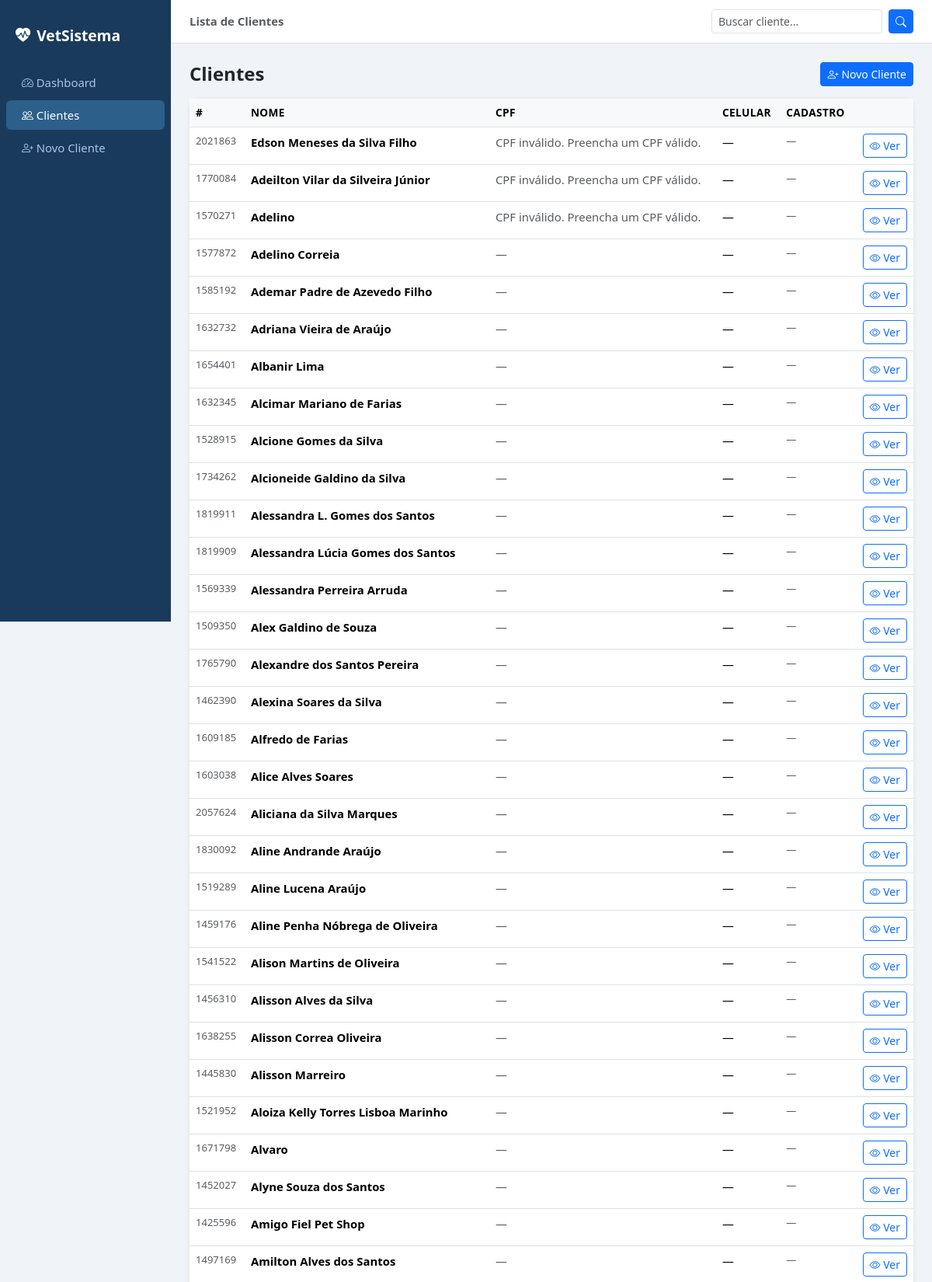
Screenshot of /clientes (upper part) with the database file from the repository.
### tables this page shows
CREATE TABLE "clientes" (id INTEGER PRIMARY KEY AUTOINCREMENT, "id_cliente" TEXT, "nome" TEXT);

CREATE TABLE "clientes_cadastro" (id INTEGER PRIMARY KEY AUTOINCREMENT, "id_cliente" TEXT, "nome" TEXT, "cpf" TEXT, "celular" TEXT, "telefone" TEXT, "email" TEXT, "endereço" TEXT, "cidade" TEXT, "cep" TEXT, "nascimento" TEXT, "observação" TEXT);

### app.py (the view)
@app.route("/clientes")
def clientes():
    q       = request.args.get("q", "").strip()
    pagina  = int(request.args.get("p", 1))
    por_pag = 50
    offset  = (pagina - 1) * por_pag
    lista   = db.buscar_clientes(q=q, limite=por_pag, offset=offset)
    total   = db.total_clientes()
    paginas = (total + por_pag - 1) // por_pag
    return render_template("clientes.html",
                           clientes=lista, q=q,
                           pagina=pagina, paginas=paginas)

### app.py (called while the page is built)
@app.before_request
def setup():
    db.init_db()

### database.py (called while the page is built, shortened)
def get_db():
    conn = sqlite3.connect(DB_PATH)
    conn.row_factory = sqlite3.Row
    conn.execute("PRAGMA journal_mode=WAL")
    return conn

def init_db(force=False):
    if force and os.path.exists(DB_PATH):
        os.remove(DB_PATH)
        print("Banco removido, recriando...")
    if os.path.exists(DB_PATH) and not force:
        return  # já existe

def _colunas_tabela(conn, tabela):
    try:
        rows = conn.execute(f'PRAGMA table_info("{tabela}")').fetchall()
        return [r[1] for r in rows]
    except Exception:
        return []

def total_clientes():
    conn = get_db()
    for tabela in ("clientes_raw", "clientes_extra", "clientes"):
        try:
            n = conn.execute(f'SELECT COUNT(*) FROM "{tabela}"').fetchone()[0]
            if n:
                conn.close()
                return n
        except Exception:
            continue
    conn.close()
    return 0

### templates/clientes.html (shortened to what this page needs)
{% extends "base.html" %}
{% block topbar_title %}Lista de Clientes{% endblock %}
{% block content %}
<div class="d-flex justify-content-between align-items-center mb-3">
  <h4 class="fw-bold mb-0">Clientes {% if q %}<small class="text-muted fs-6">— "{{ q }}"</small>{% endif %}</h4>
  <a href="{{ url_for('novo_cliente') }}" class="btn btn-primary btn-sm">
    <i class="bi bi-person-plus me-1"></i>Novo Cliente
  </a>
</div>
<div class="card">
  <div class="card-body p-0">
    {% if clientes %}
    <div class="table-responsive">
      <table class="table table-hover mb-0">
        <thead>
          <tr>
            <th>#</th>
            <th>Nome</th>
            <th>CPF</th>
            <th>Celular</th>
            <th>Cadastro</th>
            <th></th>
          </tr>
        </thead>
        <tbody>
          {% for c in clientes %}
          {% set cid = c.get('id_cliente') or c.get('#') or c.get('id') or '' %}
          <tr>
            <td class="text-muted small">{{ cid }}</td>
            <td class="fw-semibold">{{ c.get('nome') or c.get('Nome') or '—' }}</td>
            <td class="text-muted">{{ c.get('cpf') or c.get('CPF') or '—' }}</td>
            <td>{{ c.get('celular') or c.get('Celular') or '—' }}</td>
            <td class="text-muted small">{{ c.get('cadastro') or c.get('Cadastro') or c.get('criado_em', '')[:10] or '—' }}</td>
            <td class="text-end">
              {% if cid %}
              <a href="{{ url_for('cliente', id_cliente=cid) }}" class="btn btn-sm btn-outline-primary">
                <i class="bi bi-eye"></i> Ver
              </a>
              {% endif %}
            </td>
          </tr>
          {% endfor %}
        </tbody>
      </table>
    </div>
    {% else %}
    <div class="empty-state">
      <i class="bi bi-people"></i>
      Nenhum cliente encontrado{% if q %} para "<strong>{{ q }}</strong>"{% endif %}.
    </div>
    {% endif %}
  </div>
</div>
{% endblock %}

### templates/base.html (style rules this page uses)
body { background: #f0f4f8; font-size: 0.93rem; }
.card { border: none; border-radius: 12px; box-shadow: 0 1px 6px rgba(0,0,0,.08); }
.table th { background: #f8f9fa; font-weight: 600; font-size: .85rem; text-transform: uppercase; letter-spacing: .03em; }

### rows the page displays
clientes: clientes "2021863", nome "Edson Meneses da Silva Filho"
clientes_cadastro: cpf "CPF inválido. Preencha um CPF válido."
clientes: clientes "1770084", nome "Adeilton Vilar da Silveira Júnior"
clientes_cadastro: cpf "CPF inválido. Preencha um CPF válido."
clientes: clientes "1570271", nome "Adelino"
clientes_cadastro: cpf "CPF inválido. Preencha um CPF válido."
clientes: id_cliente "1577872", nome "Adelino Correia", c "—"
clientes: id_cliente "1585192", nome "Ademar Padre de Azevedo Filho", c "—"
clientes: id_cliente "1632732", nome "Adriana Vieira de Araújo", c "—"
clientes: id_cliente "1654401", nome "Albanir Lima", c "—"
clientes: id_cliente "1632345", nome "Alcimar Mariano de Farias", c "—"
clientes: id_cliente "1528915", nome "Alcione Gomes da Silva", c "—"
clientes: id_cliente "1734262", nome "Alcioneide Galdino da Silva", c "—"
clientes: id_cliente "1819911", nome "Alessandra L. Gomes dos Santos", c "—"
clientes: id_cliente "1819909", nome "Alessandra Lúcia Gomes dos Santos", c "—"
clientes: id_cliente "1569339", nome "Alessandra Perreira Arruda", c "—"
clientes: id_cliente "1509350", nome "Alex Galdino de Souza", c "—"
clientes: id_cliente "1765790", nome "Alexandre dos Santos Pereira", c "—"
clientes: id_cliente "1462390", nome "Alexina Soares da Silva", c "—"
clientes: id_cliente "1609185", nome "Alfredo de Farias", c "—"
clientes: id_cliente "1603038", nome "Alice Alves Soares", c "—"
clientes: id_cliente "2057624", nome "Aliciana da Silva Marques", c "—"
clientes: id_cliente "1830092", nome "Aline Andrande Araújo", c "—"
clientes: id_cliente "1519289", nome "Aline Lucena Araújo", c "—"
clientes: id_cliente "1459176", nome "Aline Penha Nóbrega de Oliveira", c "—"
clientes: id_cliente "1541522", nome "Alison Martins de Oliveira", c "—"
clientes: id_cliente "1456310", nome "Alisson Alves da Silva", c "—"
clientes: id_cliente "1638255", nome "Alisson Correa Oliveira", c "—"
clientes: id_cliente "1445830", nome "Alisson Marreiro", c "—"
clientes: id_cliente "1521952", nome "Aloiza Kelly Torres Lisboa Marinho", c "—"
clientes: id_cliente "1671798", nome "Alvaro", c "—"
clientes: id_cliente "1452027", nome "Alyne Souza dos Santos", c "—"
clientes: id_cliente "1425596", nome "Amigo Fiel Pet Shop", c "—"
clientes: id_cliente "1497169", nome "Amilton Alves dos Santos", c "—"

### other values shown
{{ c.get('celular') or c.get('Celular') or '—' }} "—" "—" "—"
